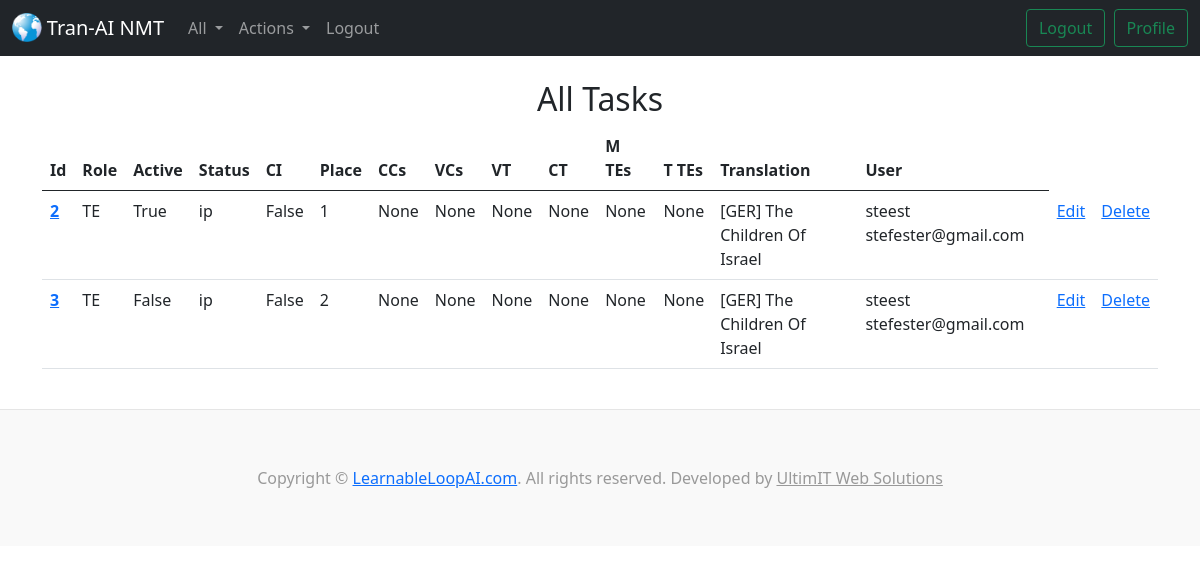
Page /tasks/ (signed in) on the committed database.
### tranai/models.py (models this page shows, shortened)
class Task(models.Model):
  class Role(models.TextChoices):
    EP = 'EP', _('English Provider (EP)')
    EE = 'EE', _('English Editor (EE)')
    NT = 'NT', _('No Translator (NT)')
    MT = 'MT', _('Machine Translator (MT)')
    HT = 'HT', _('Human Translator (HT)')
    TE = 'TE', _('Translation Editor (TE)')
    SE = 'SE', _('Scripture Editor (SE)')
    PE = 'PE', _('Poetry Editor (PE)')
    CE = 'CE', _('Chief Editor (CE)')
    LA = 'LA', _('Language Administrator (LA)')
  class Status(models.TextChoices):
    ip = 'ip', _('In Process (ip)')
    cd = 'cd', _('Completed (cd)')
    te = 'te', _('TE editing (te)')
    ce = 'ce', _('CE editing (ce)')
    qe = 'qe', _('QE editing (qe)')
    pg = 'pg', _('Publishing (pg)')
    pd = 'pd', _('Published (pd)')
    pr = 'pr', _('Pruned (pr)')
  translation = models.ForeignKey(Translation, blank=False, null=False, on_delete=models.DO_NOTHING, related_name='tasks')
  user = models.ForeignKey(User, blank=False, null=False, on_delete=models.DO_NOTHING, related_name='tasks')
  role = models.CharField('Role', max_length=2, validators=[MinLengthValidator(2), MaxLengthValidator(2)], choices=Role.choices, default=Role.TE, blank=False, null=False,)
  active = models.BooleanField('Active', default=False)
  place = models.IntegerField('Place', default=1, validators=[MinValueValidator(1)], blank=False, null=False,)
  ci = models.BooleanField('Content imported', default=False)
  status = models.CharField('Status', max_length=2, validators=[MinLengthValidator(2), MaxLengthValidator(2)], choices=Status.choices, default=Status.ip, blank=False, null=False,)
  ccs = models.IntegerField('Final Create additions', blank=True, null=True,)
  ccs_k = models.IntegerField('- by klearing', blank=True, null=True,)
  ccs_m = models.IntegerField('- by modding', blank=True, null=True,)
  vcs = models.IntegerField('Final Vote additions', blank=True, null=True,)
  vcs_a = models.IntegerField('- by accepting', blank=True, null=True,)
  vcs_c = models.IntegerField('- by creating', blank=True, null=True,)
  vcs_t = models.IntegerField('- by topping', blank=True, null=True,)
  vcs_p = models.IntegerField('- by picking', blank=True, null=True,)
  ct = models.IntegerField('Final Create time (s)', blank=True, null=True,)
  vt = models.IntegerField('Final Vote time (s)', blank=True, null=True,)
  majtes = models.IntegerField('Final Majority Top Changes', blank=True, null=True,)
  tietes = models.IntegerField('Final Tie Top Changes', blank=True, null=True,)
  notes = models.CharField('Notes', max_length=200, blank=True, null=True,)

class Translation(models.Model):
  class Transcription(models.TextChoices):
    ANDES = 'A', _('Andes')
    MAMALIS = 'M', _('Mamalis')
  lan = models.CharField('Language', max_length=3)
  tran_title = models.CharField('Translated title', max_length=70)
  descrip = models.TextField('Description', blank=True, null=True, max_length=500)
  blkc = models.IntegerField('Block count')
  subc = models.IntegerField('Sub-block count')
  senc = models.IntegerField('Sentence count')
  xcrip = models.CharField('Transcription', max_length=1, choices=Transcription.choices, default=Transcription.ANDES, blank=False,)
  li = models.BooleanField('Lookup imported (eng) / translate contributions randomized (oth)')
  pubdate = models.DateField('Publication date')
  version = models.CharField('Version', max_length=20)
  document = models.ForeignKey(Document, blank=True, null=True, on_delete=models.CASCADE, related_name='translations')
  eng_tran = models.ForeignKey('self', blank=True, null=True, on_delete=models.CASCADE,)
  def __str__(self):
    return self.tran_title

class User(models.Model):
  email = models.EmailField('Email')
  username = models.CharField('Username', max_length=30)
  admin = models.BooleanField('Admin', default=False)
  cur_assign_id = models.IntegerField('current Assignment ID', blank=True, null=True)
  def __str__(self):
    return self.username + ' ' + self.email

### tranai/views.py (the view)
# urls.py: path('tasks/', views.index_tasks, name='index-tasks'),
def index_tasks(request):
  task_list = Task.objects.all()
  return render(request, 'tranai/index_tasks.html', {'task_list': task_list})

### tranai/templates/tranai/index_tasks.html
{% extends 'tranai/base.html' %}
{% block content %}
<center><h2>All Tasks</h2></center>
<table class="table table-hover">
  <thead>
    <tr>
      <th scope="col">Id</th>
      <th scope="col">Role</th>
      <th scope="col">Active</th>
      <th scope="col">Status</th>
      <th scope="col">CI</th>
      <th scope="col">Place</th>
      <th scope="col">CCs</th>
      <th scope="col">VCs</th>
      <th scope="col">VT</th>
      <th scope="col">CT</th>
      <th scope="col">M TEs</th>
      <th scope="col">T TEs</th>
      <th scope="col">Translation</th>
      <th scope="col">User</th>
    </tr>
  </thead>
  <tbody>
{% for task in task_list %}
    <tr>
      <th scope="row"><a href="{% url 'show-task' task.id %}">{{ task.id }}</a></th>
      <td>{{ task.role }}</td>
      <td>{{ task.active }}</td>
      <td>{{ task.status }}</td>
      <td>{{ task.ci }}</td>
      <td>{{ task.place }}</td>
      <td>{{ task.ccs }}</td>
      <td>{{ task.vcs }}</td>
      <td>{{ task.vt }}</td>
      <td>{{ task.ct }}</td>
      <td>{{ task.majtes }}</td>
      <td>{{ task.tietes }}</td>
      <td>{{ task.translation }}</td>
      <td>{{ task.user }}</td>
      <td><a href="{% url 'update-task' task.id %}">Edit</a></td>
      <td><a href="{% url 'delete-task' task.id %}">Delete</a></td>
    </tr>
{% endfor %}
  </tbody>
</table>
{% endblock %}

### rows in the picture
Task: id "2", role "TE", active "True", status "ip", ci "False", place "1", ccs "None", vcs "None", vt "None", ct "None", majtes "None", tietes "None", translation "[GER] The Children Of Israel", user "steest stefester@gmail.com"
Task: id "3", role "TE", active "False", status "ip", ci "False", place "2", ccs "None", vcs "None", vt "None", ct "None", majtes "None", tietes "None", translation "[GER] The Children Of Israel", user "steest stefester@gmail.com"
